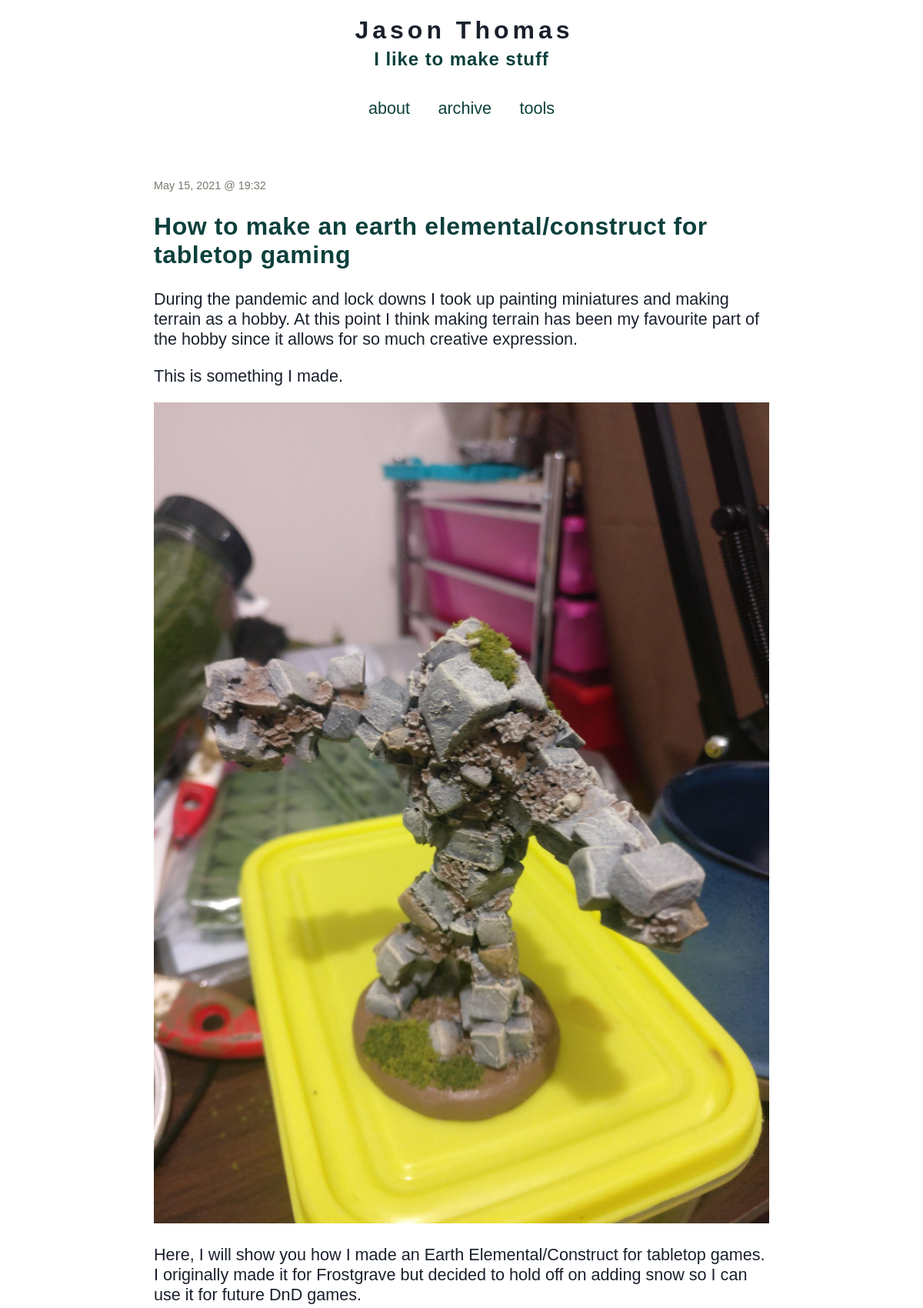
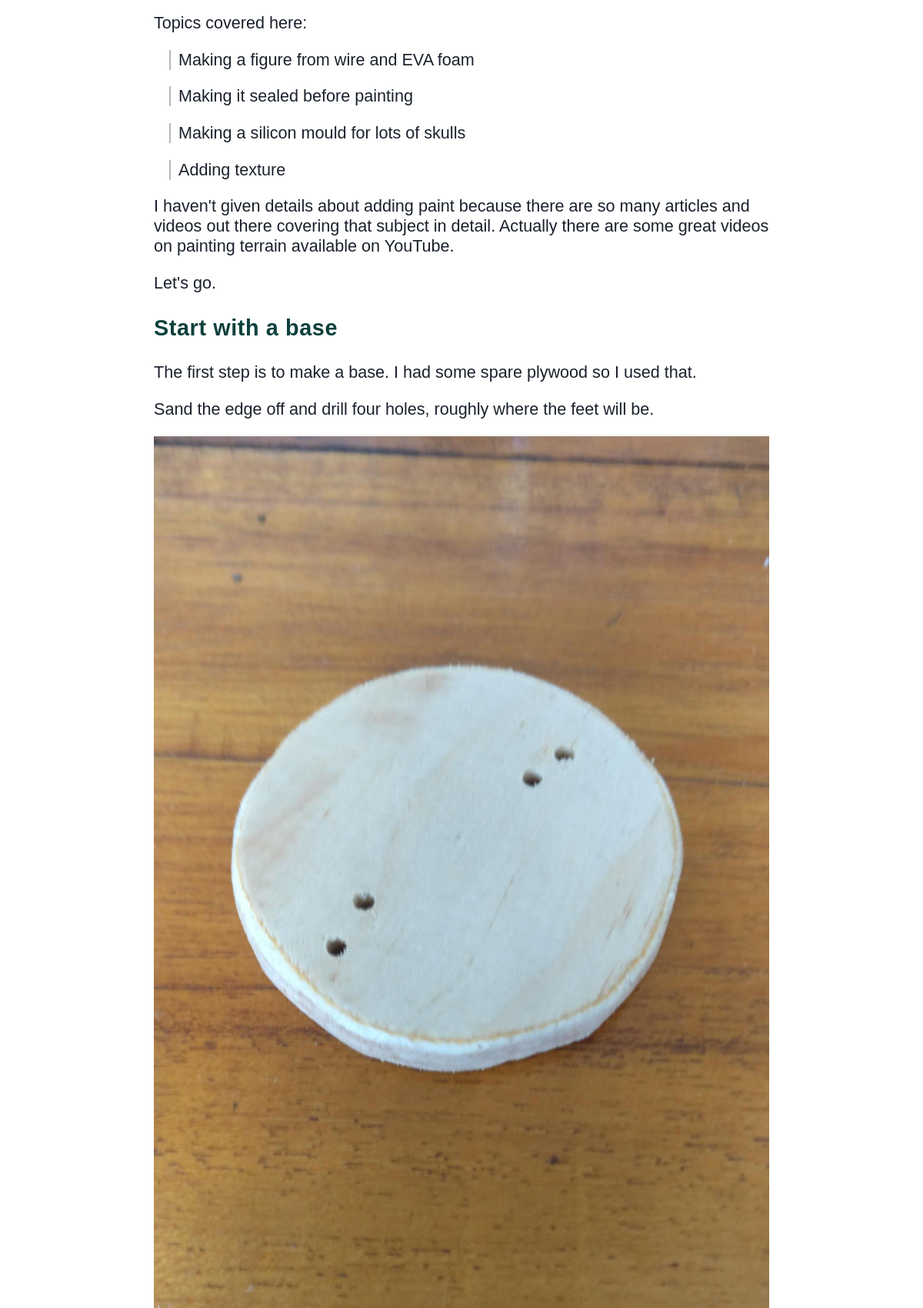
The page /post?postNum=19 (upper part) on the database its author committed (2 pictures, top to bottom).
### tables this page shows
CREATE TABLE entries (
  id integer primary key autoincrement,
  entryDate date not null,
  title text not null,
  text text not null
);

### app.py (the view)
@app.route('/post', methods=['GET','POST'])
def show_post():
    qString = request.args.get('postNum')
    global postNum
    if qString != None:
        postNum = int(qString)
    session.pop('logged_in', None)
    entries = getSqlRecords()
    return render_template('show_current.html', entries=entries, postNum=postNum)

### app.py (called while the page is built)
def connect_db():
    return sqlite3.connect(app.config['DATABASE'])

def getSqlRecords():
    cursor = g.db.execute('select title, entryDate, text from entries order by id asc')
    entries = [dict(title=row[0], date=row[1], text=row[2]) for row in cursor.fetchall()]
    return entries

@app.before_request
def before_request():
    g.db = connect_db()

@app.teardown_request
def teardown_request(exception):
    db = getattr(g, 'db', None)
    if db is not None:
        db.close()

@app.after_request
def after_request(response):
    response.headers.set('X-Content-Type-Options', 'nosniff')
    response.headers.set('X-Frame-Options', 'DENY')
    response.headers.set('X-XSS-Protection', '1; mode=block')
    response.headers.set('Strict-Transport-Security', 'max-age=63072000')
    return response

### templates/show_current.html
{% extends "layout.html" %}
{% block body %}
  {% if entries|length > 0 %}
    <p class=dateText>{{ entries[postNum].date|safe }}</p><h2>{{ entries[postNum].title }}</h2>{{ entries[postNum].text|safe }}
  {% else %}
    <em>Why not say something?</em>
  {% endif %}
{% endblock %}

### static/style.css (style rules this page uses)
a,h2,h3 { color: #0C403C; }
h1,h2,h3,h4 { letter-spacing: 0.6px; }
img { width: 100%; height: auto; }
li { margin-bottom: 1em; list-style: none; padding-left:10px; border-left: 2px solid #BBB8B1; margin-left:10px; }
ul { padding-left:10px; }
.dateText { margin-bottom:0px; color: #7B776D; font-size:90%; }
h2 { font-size: 4.0vh; }
h3 { font-size: 3.6vh; }
p, a, code, li { font-size: 2.7vh; }

### rows shown on the page
entries: entryDate "May 15, 2021 @ 19:32", title "How to make an earth elemental/construct for tabletop gaming", text "During the pandemic and lock downs I took up painting miniatures and making terrain as a hobby. At this point I think making terrain has been my favourite part of the hobby since it allows for so much creative expression. This is something I made. Here, I will show you how I made an Earth Elemental/Construct for tabletop games. I originally made it for Frostgrave but decided to hold off on adding snow so I can use it for future DnD games. Topics covered here: Making a figure from wire and EVA foam Making it sealed before painting Making a silicon mould for lots of skulls Adding texture I haven't given details about adding paint because there are so many articles and videos out there…", text (picture)
